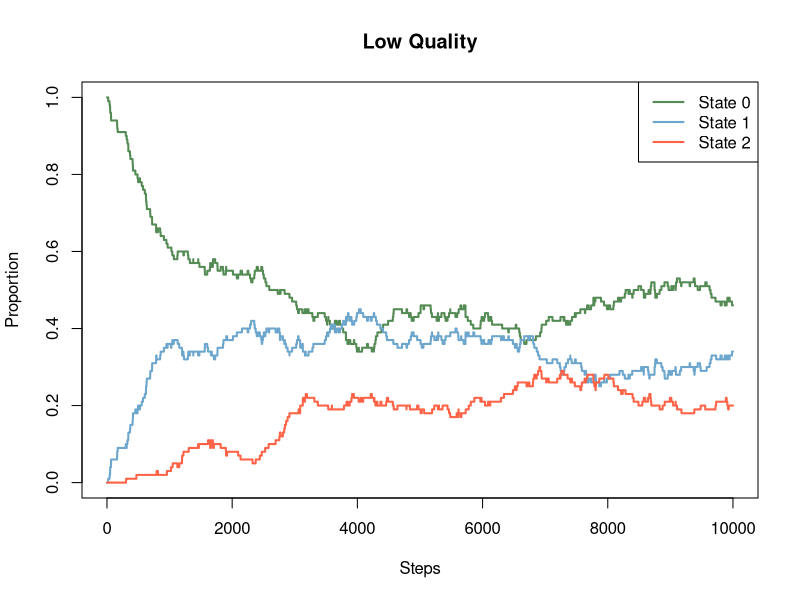

This chart was generated by the following R code: (Note: a time limit stopped this script after it produced the figure.)
#Low part one
trials = 100 #Step 1
steps = 10000
q = 0.8
PfL = 0.0005
Plow = matrix(c((1-PfL)+PfL*(1-q),PfL*q,0,PfL*(1-(q^2)),1-PfL,PfL*(q^2),PfL,0,1-PfL),nrow=3,ncol=3,byrow=T)
resultsL = matrix(0,nrow=3,ncol=steps+1)

for (j in 1:trials){ #Step 2
  x = vector("numeric",steps+1)
  x[1] = 1
  resultsL[1,1] = resultsL[1,1] + 1
  for (i in 1:steps){
    y = runif(1)
    p = Plow[x[i],]
    p = cumsum(p)
    if (y<=p[1]){
      x[i+1] = 1
      resultsL[1,i+1] = resultsL[1,i+1] + 1
    }else if (y<=p[2]){
      x[i+1] = 2
      resultsL[2,i+1] = resultsL[2,i+1] + 1
    }else{
      x[i+1] = 3
      resultsL[3,i+1] = resultsL[3,i+1] + 1
    }
  }
}
finalPropL = resultsL[,steps+1]/trials #Step 3

levels1L = resultsL[1,1:steps+1]
levels2L = resultsL[2,1:steps+1]
levels3L = resultsL[3,1:steps+1]
#Step 4
plot(levels1L/trials,type="l",ylim=c(0,1),main = "Low Quality", xlab="Steps",ylab="Proportion",col="palegreen4",lwd=2)
lines(levels2L/trials,col="skyblue3",lwd=2)
lines(levels3L/trials,col="tomato",lwd=2)
legend("topright",legend = c("State 0","State 1","State 2"),col=c("palegreen4","skyblue3","tomato"),lwd=c(2,2,2))
#Step 5
c1L = finalPropL[1]*PfL*(1-q) + finalPropL[2]*Plow[2,1] + finalPropL[3]*Plow[3,1]
c2L = finalPropL[1]*Plow[1,2]
c3L = finalPropL[2]*Plow[2,3]

CostL = c(410,q*200,q*400)

CostsL = (c(c1L*CostL[1],c2L*CostL[2],c3L*CostL[3]))
SumL = sum(CostsL)
cat("\n","Stationary distribution: ",finalPropL,"\n","Proportion of phone replaced & repaired: ",c1L,c2L,c3L,"\n","Expected daily cost: ",SumL,"per user","\n")

#Low Part 2
qRange = array(c(0+0.01*(0:100)))
Sim = length(qRange)
rangeResultsL = vector("numeric",Sim)
for (a in 1:Sim){
  trials = 100
  steps = 10000
  q = qRange[a]
  PfL = 0.0005
  Plow = matrix(c((1-PfL)+PfL*(1-q),PfL*q,0,PfL*(1-(q^2)),1-PfL,PfL*(q^2),PfL,0,1-PfL),nrow=3,ncol=3,byrow=T)
  resultsL = matrix(0,nrow=3,ncol=steps+1)
  
  for (j in 1:trials){
    x = vector("numeric",steps+1)
    x[1] = 1
    resultsL[1,1] = resultsL[1,1] + 1
    for (i in 1:steps){
      y = runif(1)
      p = Plow[x[i],]
      p = cumsum(p)
      if (y<=p[1]){
        x[i+1] = 1
        resultsL[1,i+1] = resultsL[1,i+1] + 1
      }else if (y<=p[2]){
        x[i+1] = 2
        resultsL[2,i+1] = resultsL[2,i+1] + 1
      }else{
        x[i+1] = 3
        resultsL[3,i+1] = resultsL[3,i+1] + 1
      }
    }
  }
  finalPropL = resultsL[,steps+1]/trials
  
  c1L = finalPropL[1]*PfL*(1-q) + finalPropL[2]*Plow[2,1] + finalPropL[3]*Plow[3,1]
  c2L = finalPropL[1]*Plow[1,2]
  c3L = finalPropL[2]*Plow[2,3]
  
  CostL = c(410,q*200,q*400)
  
  CostsL = (c(c1L*CostL[1],c2L*CostL[2],c3L*CostL[3]))
  SumL = sum(CostsL)
  rangeResultsL[a] = SumL
}
MinRL = min(rangeResultsL)
indexL = which(rangeResultsL == MinRL)
cat("\n","Best q for low class is: ",qRange[indexL],"\n","The best q results in an expected daily cost of: ",rangeResultsL[indexL],"per user","\n")
plot(rangeResultsL,type="l",ylab="Expected Daily Cost",xlab="q (in %)",main="Low Quality")

#Medium part one
trials = 100
steps = 10000
q = 0.8
PfM = 0.0002
Pmid = matrix(c(((1-PfM)+(PfM*(1-q))),PfM*q,0,0,PfM*(1-(q^2)),1-PfM,PfM*(q^2),0,PfM*(1-(q^3)),0,1-PfM,PfM*(q^3),PfM,0,0,1-PfM),nrow=4,ncol=4,byrow=T)
resultsM = matrix(0,nrow=4,ncol=steps+1)

for (j in 1:trials){
  x = vector("numeric",steps+1)
  x[1] = 1
  resultsM[1,1] = resultsM[1,1] + 1
  for (i in 1:steps){
    y = runif(1)
    p = Pmid[x[i],]
    p = cumsum(p)
    if (y<=p[1]){
      x[i+1] = 1
      resultsM[1,i+1] = resultsM[1,i+1] + 1
    }else if (y<=p[2]){
      x[i+1] = 2
      resultsM[2,i+1] = resultsM[2,i+1] + 1
    }else if (y<=p[3]){
      x[i+1] = 3
      resultsM[3,i+1] = resultsM[3,i+1] + 1
    }else{
      x[i+1] = 4
      resultsM[4,i+1] = resultsM[4,i+1] + 1
    }
  }
}
finalPropM = resultsM[,steps+1]/trials

c1M = finalPropM[1]*PfM*(1-q) + finalPropM[2]*Pmid[2,1] + finalPropM[3]*Pmid[3,1] + finalPropM[4]*Pmid[4,1]
c2M = finalPropM[1]*Pmid[1,2]
c3M = finalPropM[2]*Pmid[2,3]
c4M = finalPropM[3]*Pmid[3,4]

levels1M = resultsM[1,1:steps+1]
levels2M = resultsM[2,1:steps+1]
levels3M = resultsM[3,1:steps+1]
levels4M = resultsM[4,1:steps+1]
plot(levels1M/trials,type="l",ylim=c(0,1),xlab="Steps",ylab="Proportion",col="palegreen4",lwd=2,main="Medium Quality")
lines(levels2M/trials,col="skyblue3",lwd=2)
lines(levels3M/trials,col="tomato",lwd=2)
lines(levels4M/trials,col="navajowhite3",lwd=2)
legend("topright",legend = c("State 0","State 1","State 2","State 3"),col=c("palegreen4","skyblue3","tomato","navajowhite3"),lwd=c(2,2,2,2))

CostM = c(850,q*200,q*400,q*800)

CostsM = (c(c1M*CostM[1],c2M*CostM[2],c3M*CostM[3],c4M*CostM[4]))
SumM = sum(CostsM)
cat("\n","Stationary distribution: ",finalPropM,"\n","Proportion of phone replaced & repaired: ",c1M,c2M,c3M,c4M,"\n","Expected daily cost: ",SumM,"per user","\n")

#Medium part two
qRange = array(c(0+0.01*(0:100)))
Sim = length(qRange)
rangeResultsM = vector("numeric",Sim)
for (b in 1:Sim){
  trials = 100
  steps = 10000
  q = qRange[b]
  PfM = 0.0002
  Pmid = matrix(c(((1-PfM)+(PfM*(1-q))),PfM*q,0,0,PfM*(1-(q^2)),1-PfM,PfM*(q^2),0,PfM*(1-(q^3)),0,1-PfM,PfM*(q^3),PfM,0,0,1-PfM),nrow=4,ncol=4,byrow=T)
  resultsM = matrix(0,nrow=4,ncol=steps+1)
  
  for (j in 1:trials){
    x = vector("numeric",steps+1)
    x[1] = 1
    resultsM[1,1] = resultsM[1,1] + 1
    for (i in 1:steps){
      y = runif(1)
      p = Pmid[x[i],]
      p = cumsum(p)
      if (y<=p[1]){
        x[i+1] = 1
        resultsM[1,i+1] = resultsM[1,i+1] + 1
      }else if (y<=p[2]){
        x[i+1] = 2
        resultsM[2,i+1] = resultsM[2,i+1] + 1
      }else if (y<=p[3]){
        x[i+1] = 3
        resultsM[3,i+1] = resultsM[3,i+1] + 1
      }else{
        x[i+1] = 4
        resultsM[4,i+1] = resultsM[4,i+1] + 1
      }
    }
  }
  finalPropM = resultsM[,steps+1]/trials
  
  c1M = finalPropM[1]*PfM*(1-q) + finalPropM[2]*Pmid[2,1] + finalPropM[3]*Pmid[3,1] + finalPropM[4]*Pmid[4,1]
  c2M = finalPropM[1]*Pmid[1,2]
  c3M = finalPropM[2]*Pmid[2,3]
  c4M = finalPropM[3]*Pmid[3,4]
  
  CostM = c(850,q*200,q*400,q*800)
  
  CostsM = (c(c1M*CostM[1],c2M*CostM[2],c3M*CostM[3],c4M*CostM[4]))
  SumM = sum(CostsM)
  rangeResultsM[b] = SumM
}
MinRM = min(rangeResultsM)
indexM = which(rangeResultsM == MinRM)
cat("\n","Best q for medium class is: ",qRange[indexM],"\n","Best q results in an expected daily cost of: ",rangeResultsM[indexM],"per user","\n")
plot(rangeResultsM,type="l",ylab = "Expected Daily Cost",xlab="q (in %)",main="Medium Quality")

#High part one
trials = 100
steps = 10000
q = 0.8
PfH = 0.0001
Phigh = matrix(c(((1-PfH)+(PfH*(1-q))),PfH*q,0,0,PfH*(1-(q^2)),1-PfH,PfH*(q^2),0,PfH*(1-(q^3)),0,1-PfH,PfH*(q^3),PfH,0,0,1-PfH),nrow=4,ncol=4,byrow=T)
resultsH = matrix(0,nrow=4,ncol=steps+1)
for (j in 1:trials){
  x = vector("numeric",steps+1)
  x[1] = 1
  resultsH[1,1] = resultsH[1,1] + 1
  for (i in 1:steps){
    y = runif(1)
    p = Phigh[x[i],]
    p = cumsum(p)
    if (y<=p[1]){
      x[i+1] = 1
      resultsH[1,i+1] = resultsH[1,i+1] + 1
    }else if (y<=p[2]){
      x[i+1] = 2
      resultsH[2,i+1] = resultsH[2,i+1] + 1
    }else if (y<=p[3]){
      x[i+1] = 3
      resultsH[3,i+1] = resultsH[3,i+1] + 1
    }else{
      x[i+1] = 4
      resultsH[4,i+1] = resultsH[4,i+1] + 1
    }
  }
}
resultsH[,steps+1]
finalPropH = resultsH[,steps+1]/trials

levels1H = resultsH[1,1:steps+1]
levels2H = resultsH[2,1:steps+1]
levels3H = resultsH[3,1:steps+1]
levels4H = resultsH[4,1:steps+1]
plot(levels1H/trials,type="l",ylim=c(0,1),xlab="Steps",ylab="Proportion",col="palegreen4",lwd=2,main="High Quality")
lines(levels2H/trials,col="skyblue3",lwd=2)
lines(levels3H/trials,col="tomato",lwd=2)
lines(levels4H/trials,col="navajowhite3",lwd=2)
legend("topright",legend = c("State 0","State 1","State 2","State 3"),col=c("palegreen4","skyblue3","tomato","navajowhite3"),lwd=c(2,2,2,2))

CostH = c(950,q*200,q*400,q*800)

c1H = finalPropH[1]*PfH*(1-q) + finalPropH[2]*Phigh[2,1] + finalPropH[3]*Phigh[3,1] + finalPropH[4]*Phigh[4,1]
c2H = finalPropH[1]*Phigh[1,2]
c3H = finalPropH[2]*Phigh[2,3]
c4H = finalPropH[3]*Phigh[3,4]

CostsH = (c(c1H*CostH[1],c2H*CostH[2],c3H*CostH[3],c4H*CostH[4]))
SumH = sum(CostsH)
cat("\n","Stationary distribution: ",finalPropH,"\n","Proportion of phone replaced & repaired: ",c1H,c2H,c3H,c4H,"\n","Expected daily cost: ",SumH,"per user","\n")

#High part two
qRange = array(c(0+0.01*(0:100)))
Sim = length(qRange)
rangeResultsH = vector("numeric",Sim)
for (c in 1:Sim){
  trials = 100
  steps = 10000
  q = qRange[c]
  PfH = 0.0001
  Phigh = matrix(c(((1-PfH)+(PfH*(1-q))),PfH*q,0,0,PfH*(1-(q^2)),1-PfH,PfH*(q^2),0,PfH*(1-(q^3)),0,1-PfH,PfH*(q^3),PfH,0,0,1-PfH),nrow=4,ncol=4,byrow=T)
  resultsH = matrix(0,nrow=4,ncol=steps+1)
  for (j in 1:trials){
    x = vector("numeric",steps+1)
    x[1] = 1
    resultsH[1,1] = resultsH[1,1] + 1
    for (i in 1:steps){
      y = runif(1)
      p = Phigh[x[i],]
      p = cumsum(p)
      if (y<=p[1]){
        x[i+1] = 1
        resultsH[1,i+1] = resultsH[1,i+1] + 1
      }else if (y<=p[2]){
        x[i+1] = 2
        resultsH[2,i+1] = resultsH[2,i+1] + 1
      }else if (y<=p[3]){
        x[i+1] = 3
        resultsH[3,i+1] = resultsH[3,i+1] + 1
      }else{
        x[i+1] = 4
        resultsH[4,i+1] = resultsH[4,i+1] + 1
      }
    }
  }
  resultsH[,steps+1]
  finalPropH = resultsH[,steps+1]/trials
  
  CostH = c(950,q*200,q*400,q*800)
  
  c1H = finalPropH[1]*PfH*(1-q) + finalPropH[2]*Phigh[2,1] + finalPropH[3]*Phigh[3,1] + finalPropH[4]*Phigh[4,1]
  c2H = finalPropH[1]*Phigh[1,2]
  c3H = finalPropH[2]*Phigh[2,3]
  c4H = finalPropH[3]*Phigh[3,4]
  
  CostsH = (c(c1H*CostH[1],c2H*CostH[2],c3H*CostH[3],c4H*CostH[4]))
  SumH = sum(CostsH)
  rangeResultsH[c] = SumH
}
MinRH = min(rangeResultsH)
indexH = which(rangeResultsH == MinRH)
cat("\n","Best q for high class is: ",qRange[indexH],"\n","Best q would return an expected daily cost of: ",rangeResultsH[indexH],"per user","\n")
plot(rangeResultsH,type="l",xlab="q (in %)",ylab="Expected Daily Cost",main="High Quality")

#Part three
qRange = array(c(0+0.01*(0:100)))
Sim = length(qRange)
TotalResults = vector("numeric",Sim)
TotalResults = 0.25*rangeResultsL + 0.52*rangeResultsM + 0.23*rangeResultsH
MinTR = min(TotalResults)
indexTR = which(TotalResults == MinTR)
cat("\n","Best q for all 3 classes is: ",qRange[indexTR],"\n","It would give an expected daily cost of: ",TotalResults[indexTR],"per user","\n")
plot(TotalResults,type="l",xlab="q (in %)",ylab="Expected Daily Cost",main="Uniform q for 3 classes")

#Conclusion
totalA = rangeResultsL[indexL]*0.25 + rangeResultsM[indexM]*0.52 + rangeResultsH[indexH]*0.23
totalB = TotalResults[indexTR]
cat("\n","If Apricot can apply different q values across 3 class, then:","\n","Best q for low class: ",qRange[indexL],"\n","Best q for medium class: ",qRange[indexM],"\n","Best q for high class: ",qRange[indexH],"\n","This strategy would have an expected daily cost of: ",totalA,"per user","\n")
cat("\n","If Apricot wants a uniform q for all class, then: ","\n","Best q: ",qRange[indexTR],"\n","This strategy will have an expected daily cost of: ",totalB,"per user","\n")
